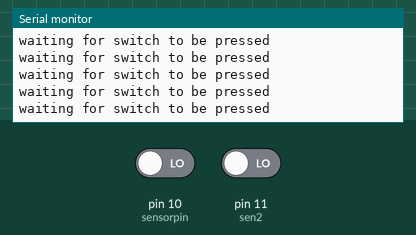
A sketch run on a simulated Arduino Uno, built with avr-gcc and run on an emulated ATmega328P. On the bench: the last lines printed to the serial monitor. The test bench sets the inputs (shaded band); at power-on: pin 10 (sensorpin) LOW, pin 11 (sen2) LOW.

Above: at 1.2 s.
1.3 s: pin 10 (sensorpin) driven HIGH
At 2.2 s:
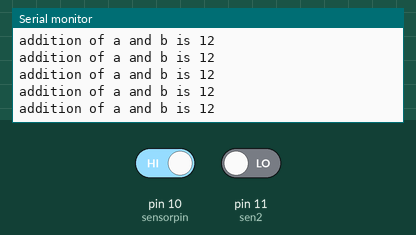
3.3 s: pin 10 (sensorpin) driven LOW
At 3.9 s:
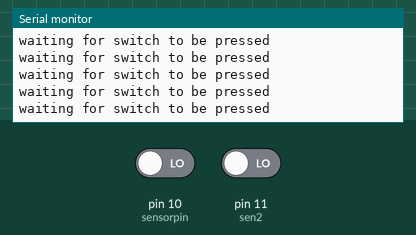
6.3 s: pin 11 (sen2) driven HIGH
At 7.4 s:
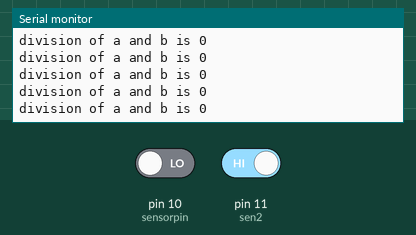
8.2 s: pin 11 (sen2) driven LOW
At 9.2 s:
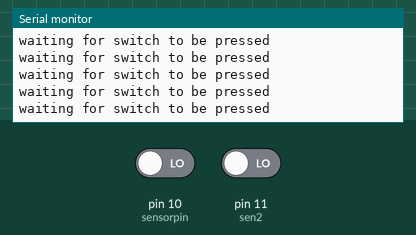
11.2 s: pin 10 (sensorpin) driven HIGH
At 11.9 s:
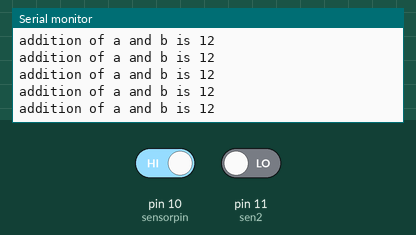
14.2 s: pin 10 (sensorpin) driven LOW
At 14.7 s:
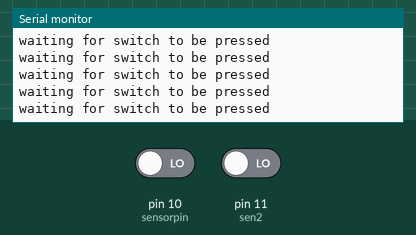

Measured:
- after the input at 1.3 s, the serial monitor: prints a new line after 0.08 s (image 1)
- after the input at 6.3 s, the serial monitor: prints a new line after 0.08 s (image 3)
- after the input at 11.2 s, the serial monitor: prints a new line after 0.08 s (image 5)

The sketch:

switch.ino
```cpp
int sensorpin = 10, sen2 = 11, a = 4, b = 8;
void setup() {
  pinMode(sensorpin, INPUT);
  pinMode(sen2, INPUT);
  Serial.begin(9600);
}

void loop() {

  int switchvalue = digitalRead(sensorpin);
  int switchvalue1 = digitalRead(sen2);
  //Serial.print(switchvalue);
  //Serial.print(",");
  //Serial.println(switchvalue1);
  if (switchvalue == 1)
  {
    Serial.print("addition of a and b is ");
    Serial.println(a + b);

  }
  else if (switchvalue1 == 1)
  {
    Serial.print("division of a and b is ");
    Serial.println(a / b);

  }
  else
  {
    Serial.println("waiting for switch to be pressed");
  }

}
```
